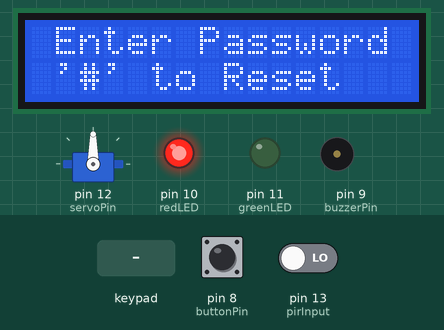
The program below on a simulated Arduino Mega 2560, built with avr-gcc and run on an emulated ATmega2560. Shown: 16×2 character LCD, servo, output pins drawn as LEDs (lit = HIGH), buzzer (waves = sounding). Inputs (shaded band) come from the test bench; at power-on: pin 13 (pirInput) LOW, pin 8 (buttonPin) LOW. What the program prints to the serial monitor is not drawn.

Above: at 12.0 s.
12.1 s: keypad keys 1 2 3 4 pressed 0.4 s apart
At 13.9 s:
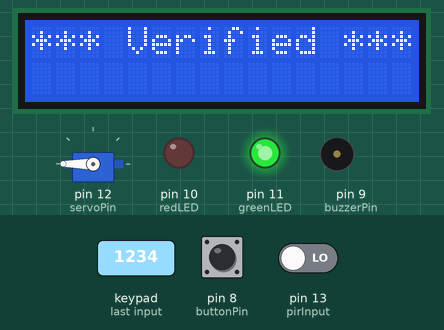
15.2 s: pin 13 (pirInput) driven HIGH
At 17.5 s:
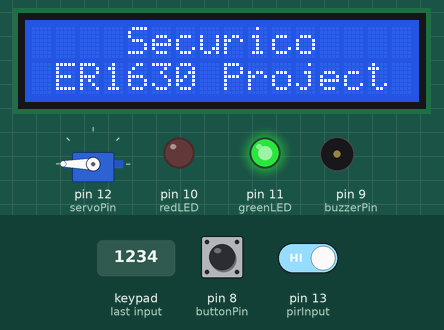
17.8 s: pin 13 (pirInput) driven LOW
At 23.5 s:
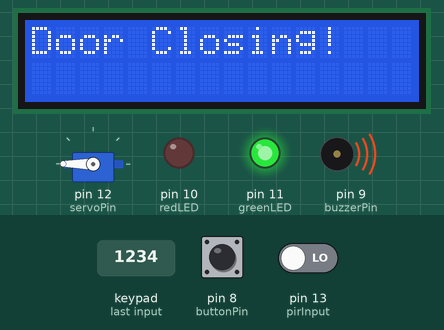
23.8 s: key 'A' pressed
26.8 s: key '#' pressed
29.8 s: keypad keys 1 2 3 4 # pressed 0.4 s apart
At 33.6 s:
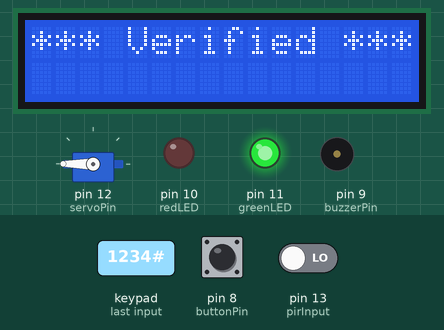
Timing chart, 0 to 34.3 s (numbered marks = the images above; inputs shaded):
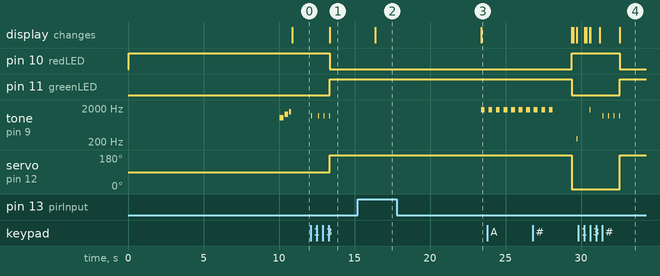

Measured:
- after the input at 12.1 s, pin 10 (redLED): HIGH → LOW after 1.3 s; pin 11 (greenLED): LOW → HIGH after 1.3 s; tone on pin 9 (buzzerPin): plays 1200 Hz for 0.05 s, 1200 Hz for 0.05 s, 1200 Hz for 0.05 s, 1200 Hz for 0.05 s, starting at once; servo on pin 12 (servoPin): 90° → 180° after 1.3 s; the display: changes after 1.3 s (image 1)
- after the input at 17.8 s, tone on pin 9 (buzzerPin): silent → 1760 Hz after 5.6 s, → silent 0.25 s later; the display: changes after 5.6 s (image 3)
- after the input at 29.8 s, pin 10 (redLED): HIGH → LOW after 2.8 s; pin 11 (greenLED): LOW → HIGH after 2.8 s; servo on pin 12 (servoPin): 0° → 180° after 2.8 s; the display: first differs from a run without the input after 2.8 s (image 4)

The program:

main.cpp
```cpp
/***********************************************************************************************************************************\
|*                                                       Securico - Arduino Project                                                *|
|*                                                             LeonidasEng                                                         *|
|*                                                                                                                                 *|
|*                                                                                                                                 *|
|*                                                       Automated Security Door System                                            *|
|*                                     Inputs: Keypad, Potentiometer, Motion Sensor, (Button for Doorbell)                         *|
|*                                               Outputs: Servo, Buzzer, LEDs, LCD Display                                         *|
|*                                                                                                                                 *|
|*                                                                                                                                 *|
\***********************************************************************************************************************************/

#include <Arduino.h>

#include <LiquidCrystal.h> // Library for LCD display, download from Arduino IDE, For Dev: see image in Teams chat

#include <Keypad.h> // Keypad library, download from Arduino IDE, For Dev: see image in Teams chat

#include <Servo.h> // Library for Servo Motor


/* Project can be viewed at:  https://wokwi.com/projects/378511339193348097/

/*Define LED pins */
#define redLED 10
#define greenLED 11

/* Motor, Buzzer Variables */
Servo myservo;
int servoPin = 12;
int servo_postion = 0;
int buzzerPin = 9;

/* PIR Sensor */
int pirInput = 13;
int pirState = LOW;
int motion_counter = 0;


/* Set Variables for keypad and LCD */
char password[] ="1234"; // Standard password
int key_position = 0; // key_position on keypad

const byte rows = 4; // Rows of Keypad
const byte columns = 4; // Columns of Keypad

/* Button Variables */
const int buttonPin = 8;
int buttonState = 0;

char key_map[rows][columns] = { // Define the buttons of the keypad

{'1', '2', '3', 'A'},

{'4', '5', '6', 'B'},

{'7', '8', '9', 'C'},

{'*', '0', '#', 'D'}

};
void motion(void);

byte rowPins [rows] = {22, 23, 24, 25}; // Key pad pins
byte colPins [columns] = {26, 27, 28, 29};

/* Define key map for library from the declared 2D array */
Keypad myKeypad = Keypad(makeKeymap(key_map), rowPins, colPins, rows, columns);

/* Declare LCD analogue pins */
LiquidCrystal lcd (A0, A1, A2, A3, A4, A5); // LCD pins are: (RS, E, D4, D5, D6, D7)

void setup()
{
    /*-------------------        IO Setup        -------------------*/
    lcd.begin(16, 2);

    pinMode(redLED, OUTPUT);  // Red LED as output for LOCKED
    pinMode(greenLED, OUTPUT); // Green LED as output for OPEN

    pinMode(pirInput, INPUT);   // Sets PIR sensor as input
    pinMode(buzzerPin,OUTPUT);  // Sets Buzzer as an Output

    pinMode(buttonPin, INPUT); // Sets Button as input

    Serial.begin(9600);
    myservo.attach(servoPin);   // Servo pin attached to servo control
    setLocked(true); // state of the password to TRUE, logic (1)

    /*-------------------      Calibration of Sensors      -------------------*/
    Serial.println("Setup");
    Serial.print("Calibrating Sensors");
    for (int i = 0; i < 10; i++)
    {
      delay(1000);
      Serial.print(".");
    }
    tone(buzzerPin, 1047, 250);
    delay(300);
    tone(buzzerPin, 1319, 250);
    delay(300);
    tone(buzzerPin, 1568, 150);
    delay(200);
    noTone(buzzerPin);
    Serial.println("Sensor ACTIVE");
}

void loop()
{
    /* Ensures button is held low on every loop */
    buttonState = LOW;
    buttonState = digitalRead(buttonPin);

    /* Doorbell (notes) tune: E5 C5 D5 G4 G4 D5 E5 C5*/
    if (buttonState == HIGH)
    {
    tone(buzzerPin, 466, 250);
    delay(150);
    tone(buzzerPin, 466, 250);
    delay(150);
    tone(buzzerPin, 415, 250);
    delay(150);
    tone(buzzerPin, 415, 250);
    delay(150);
    tone(buzzerPin, 698, 750);
    delay(450);
    tone(buzzerPin, 698, 750);
    delay(450);
    tone(buzzerPin, 622, 1500);
    delay(900);
    tone(buzzerPin, 466, 250);
    delay(150);
    tone(buzzerPin, 466, 250);
    delay(150);
    tone(buzzerPin, 415, 250);
    delay(150);
    tone(buzzerPin, 415, 250);
    delay(150);
    tone(buzzerPin, 622, 750);
    delay(450);
    tone(buzzerPin, 622, 750);
    delay(450);
    tone(buzzerPin, 554, 750);
    delay(450);
    tone(buzzerPin, 523, 250);
    delay(150);
    tone(buzzerPin, 466, 500);
    delay(300);
    tone(buzzerPin, 554, 250);
    delay(150);
    tone(buzzerPin, 554, 250);
    delay(150);
    tone(buzzerPin, 554, 250);
    delay(150);
    tone(buzzerPin, 554, 250);
    delay(150);
    tone(buzzerPin, 554, 750);
    delay(450);
    tone(buzzerPin, 622, 750);
    delay(450);
    tone(buzzerPin, 523, 750);
    delay(450);
    tone(buzzerPin, 466, 250);
    delay(150);
    tone(buzzerPin, 415, 500);
    delay(300);
    tone(buzzerPin, 415, 500);
    delay(300);
    tone(buzzerPin, 415, 500);
    delay(300);
    tone(buzzerPin, 622, 1000);
    delay(600);
    tone(buzzerPin, 554, 2000);
    delay(1200);
    noTone(buzzerPin);
    }

    char selectKey = myKeypad.getKey(); // set getKey to Keypad to find which key is pressed

    setLocked(true);

    lcd.setCursor(0, 0); // Position on LCD Display

    lcd.print(" Enter Password"); // Prints string to Display

    lcd.setCursor(0, 1); // Moves to next line

    lcd.print(" \'#\' to Reset"); // Prints string to Display
    if(selectKey == '1' || selectKey == '2' || selectKey == '3' || selectKey == '4' ||
    selectKey == '5' || selectKey == '6' || selectKey == '7' || selectKey == '8' ||
    selectKey == '9')
    {
      setLocked(true);

      lcd.setCursor(0, 0);
      tone(buzzerPin, 1200);
      delay(50);
      noTone(buzzerPin);
    }
    /* Invalid button - Buzzer plays negative sound */
    if(selectKey == '*' || selectKey == 'A' ||
    selectKey == 'B' || selectKey == 'C' || selectKey == 'D')
    {

        key_position=0;

        setLocked(true);

        lcd.clear();

        lcd.setCursor(0, 0);

        lcd.print(" Invalid Key!");
        /* Negative sound from buzzer goes here */
        tone(buzzerPin, 250); /// Music note Bb2 (117) for 0.5 seconds
        delay(50);
        noTone(buzzerPin);
        delay(500); // Allows LCD time to state Invalid message
        lcd.clear();
    }
    /* Workaround for Password not resetting automatically */
    if(selectKey == '#')
    {
      key_position=0;

      setLocked(true);

      lcd.clear();
      lcd.setCursor(0, 0);

      tone(buzzerPin, 1800);
      delay(50);
      noTone(buzzerPin);
      lcd.print("Resetting...");
      delay(500);
    }
    /* If Selected key is equal to the password at key position 0 increment up */
    if(selectKey == password[key_position])
    {
        key_position++;
    }

    if(key_position == 4)
    {
        setLocked(false);
        lcd.clear();
        lcd.setCursor(0, 0);
        lcd.print("*** Verified ***");
        /* Once password is verified the user can enter through doorway */

        /*-------------------           Door OPENING           -------------------*/

        servo_postion = 180; // Door is opened - 180 degrees is equal to UNLOCKED
        myservo.write(servo_postion);
        tone(buzzerPin, 587, 250); // Music note D5 (587) then G5 (784) for ENTER
        noTone(buzzerPin); // Turns buzzer off
        tone(buzzerPin, 784, 250); // Music note D5 (587) then G5 (784) for ENTER
        noTone(buzzerPin);
        delay(3000);

        lcd.clear();
        lcd.setCursor(0, 0);
        lcd.print("    Securico ");
        lcd.setCursor(0, 1);
        lcd.print(" ER1630 Project");
        delay(1000); // Delay before starts to close again

        motion();


        /*-------------------           Door CLOSING           -------------------*/

        Serial.println("\n");
        delay(1000);
        servo_postion = 0;
        myservo.write(servo_postion);

        noTone(buzzerPin);
        setLocked(true); // Door has has time to CLOSE - will now LOCK
        lcd.clear();
    }
    delay(100);
}

void setLocked(int locked)
{
        if(locked)
        {
            /* If locked = TRUE (1) then Red LED is ON and Green LED is OFF */
            digitalWrite(redLED, HIGH);
            digitalWrite(greenLED, LOW);
        } else
        {
            /* If unlocked = FALSE (0) then Red LED is OFF and Green LED is ON */
            digitalWrite(redLED, LOW);
            digitalWrite(greenLED, HIGH);
        }
}

void motion(void)
{
    /* Sensor MOTION is detected - DOOR WON'T CLOSE */
    motion_counter = 0; // Ensures motion sensor is reset to 0 - checks for obstructions in next loop
    do
    {
        pirState = digitalRead(pirInput);
        if (pirState == HIGH)
        {
            Serial.println("Motion Detected!");
            delay(1000);
            motion_counter = 0; // resets counter to 0 if motion is detected!
        } else if (pirState == LOW && motion_counter < 5)
        {
            Serial.println("No obstruction.");
            delay(1000);
            motion_counter++; // increases to 1 if motion is NOT detected
        } else
        {
            // Intentionally blank
        }
        Serial.println(motion_counter);

    } while (motion_counter < 5);
      Serial.print("Door closing");
      lcd.clear();
      lcd.setCursor(0, 0);
      lcd.print("Door Closing!");
      /* Two tones played together for 0.5 seconds to simulate door closing sound */
      for (int i = 0; i < 10; i++)
      {
          tone(buzzerPin, 1568, 250); // Music Note G6
          tone(buzzerPin, 1760, 250); // Music Note A6
          delay(500);
          Serial.print(".");
          pirState = digitalRead(pirInput);
        if (pirState == HIGH)
        {
        motion();
        break;
        }
       }
}
```
